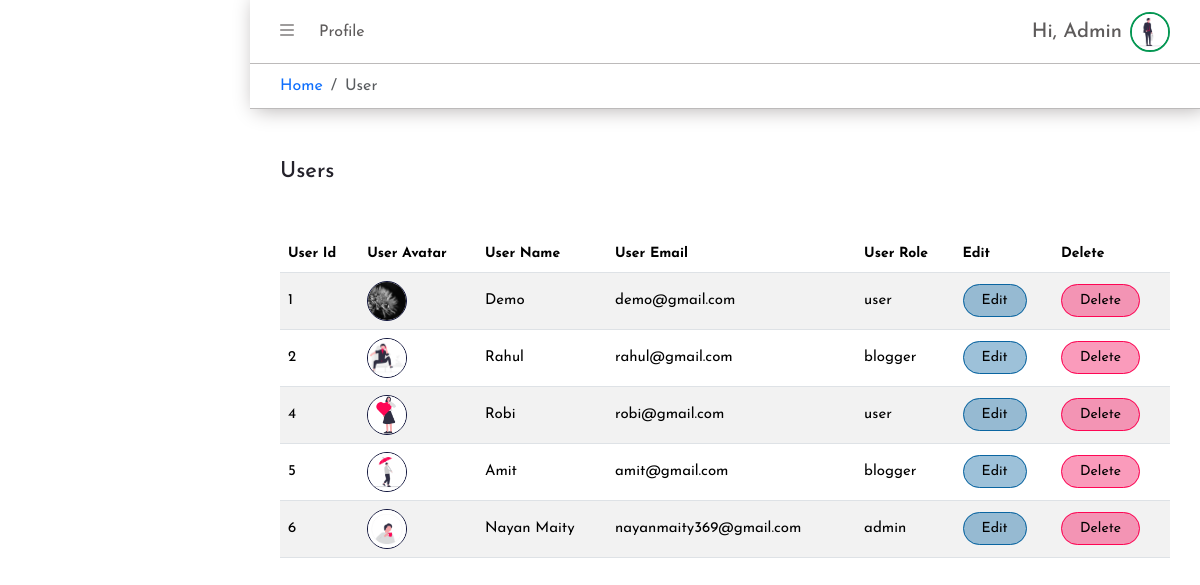
The app's page /admin/manage-user.php (signed in) with its own data.
### tables this page shows
CREATE TABLE `user` (
  `user_id` int(11) NOT NULL,
  `user_name` varchar(255) NOT NULL,
  `user_email` varchar(255) NOT NULL,
  `user_password` varchar(255) NOT NULL,
  `avatar` varchar(255) DEFAULT NULL,
  `user_role` enum('admin','user','blogger') NOT NULL DEFAULT 'user',
  `token` int(11) DEFAULT NULL,
  `create_user_data` varchar(255) DEFAULT NULL,
  `update_user_data` varchar(255) DEFAULT NULL,
  `user_show` enum('0','1') NOT NULL DEFAULT '1'
);

### admin/admin-save.php (called while the page is built, shortened)
<?php
require_once("../config/connect.php");
$id = $_SESSION['admin-id'];
$searchAdmin = "SELECT * FROM user WHERE user_id = '$id'";
$resSerAdmin = mysqli_fetch_assoc(mysqli_query($conn, $searchAdmin));

### admin/manage-user.php (the view, shortened to what this page needs)
<?php
require_once("../config/connect.php");
require_once("./admin-save.php");
$selectUser = "SELECT * FROM user WHERE user_id != '$id' AND user_show = '1'";
$resSelUser = mysqli_query($conn, $selectUser);
?>
<!DOCTYPE html>
<html lang="en">
<head>
    <link rel="stylesheet" type="text/css" href="../assets/css/style.css">
    <link rel="stylesheet" type="text/css" href="../assets/css/media.css">
    <link rel="stylesheet" href="https://cdn.jsdelivr.net/npm/bootstrap@5.3.3/dist/css/bootstrap.min.css">
    <link rel="stylesheet" href="https://cdnjs.cloudflare.com/ajax/libs/font-awesome/6.5.2/css/all.min.css">
</head>
<body>
    <section id="dash-main" class="d-flex ">
        <div class="dash-view">
            <div class="dash-view-top sticky-top ">
                <header class="dash-view-header d-flex align-items-center justify-content-between">
                    <div class="dash-v-header-l">
                        <button id="dash-side-toggle"><i class="fa-solid fa-bars"></i></button>
                        <a href="./admin-profile.php" class="dash-head-link">Profile</a>
                    </div>
                    <div class="dash-v-header-r d-flex align-items-center gap-2">
                        <div class="dash-head-text">
                            <h5>Hi, <span>
                                    <?php echo $resSerAdmin['user_name']; ?>
                                </span></h5>
                        </div>
                        <div class="dash-head-img">
                            <?php if ($resSerAdmin['avatar']) : ?>
                                <img src="../uploads/<?php echo $resSerAdmin['avatar']; ?>" alt="Avatar">
                            <?php else : ?>
                                <img src="../uploads/default_avatar.png" alt="Avatar">
                            <?php endif ?>
                        </div>
                    </div>
                </header>
                <div class="dash-bread">
                    <nav aria-label="breadcrumb">
                        <ol class="breadcrumb m-0 ">
                            <li class="breadcrumb-item"><a href="./dashboard.php">Home</a></li>
                            <li class="breadcrumb-item active" aria-current="page">User</li>
                        </ol>
                    </nav>
                </div>
            </div>
            <div class="dash-view-main">
                <h4 class="dash-view-heading">Users</h4>
                <table class="user-view-table table table-striped table-hover">
                    <thead>
                        <tr>
                            <th>User Id</th>
                            <th>User Avatar</th>
                            <th>User Name</th>
                            <th>User Email</th>
                            <th>User Role</th>
                            <th>Edit</th>
                            <th>Delete</th>
                        </tr>
                    </thead>
                    <tbody>
                        <?php while ($row = mysqli_fetch_assoc($resSelUser)) : ?>
                            <tr>
                                <td><?php echo $row['user_id']; ?></td>
                                <td>
                                    <div class="user-list-img">
                                        <?php if ($row['avatar']) : ?>
                                            <img src="../uploads/<?php echo $row['avatar']; ?>" alt="Avatar">
                                        <?php else : ?>
                                            <img src="../uploads/default_avatar.png" alt="Avatar">
                                        <?php endif ?>
                                    </div>
                                </td>
                                <td><?php echo $row['user_name']; ?></td>
                                <td><?php echo $row['user_email']; ?></td>
                                <td><?php echo $row['user_role']; ?></td>
                                <td><a href="./edit-user.php?user-id=<?php echo $row['user_id']; ?>" class="table-ac-btn-1">Edit</a></td>
                                <td><a href="./delete-user.php?user-id=<?php echo $row['user_id']; ?>" class="table-ac-btn-2">Delete</a></td>
                            </tr>
                        <?php endwhile ?>
                    </tbody>
                </table>
            </div>
        </div>
    </section>
</body>
</html>

### assets/css/style.css (style rules this page uses)
* { padding: 0; margin: 0; box-sizing: border-box; text-decoration: none !important; list-style: none !important; font-family: "Josefin Sans", sans-serif; }
body, html { scroll-behavior: smooth; overflow-x: hidden; position: relative; }
:root { --white: #fff; --light: #e9e6e6; --dark: #0e123a; --primary: #11476c; --secondary: #0a65a1; --info: #3893d0; --accent1: #24222b; --accent2: #3b5aa8; --accent3: #2a6adb; --success: #059753; --warning: #e1c706; --danger: #fe0654; }
#dash-main { width: 100%; height: 100%; }
.dash-view { width: calc(100% - 250px); height: auto; margin-left: auto; transition: 0.3s; }
.dash-view-top { background-color: var(--white); box-shadow: 5px 0px 20px 0px #b0acac; }
.dash-view-header { width: 100%; height: 64px; padding: 0px 30px; border-bottom: 1px solid #bcbaba; }
#dash-side-toggle { background-color: transparent; color: #9e9c9c; border: none; }
.dash-head-link { margin-left: 20px; color: #5e5b5b; }
.dash-head-text h5 { font-size: 20px; color: #5e5b5b; margin: 0; }
.dash-head-img { width: 40px; height: 40px; border-radius: 50%; border: 2px solid var(--success); overflow: hidden; }
.dash-head-img img { width: 100%; height: 100%; object-fit: cover; }
.dash-bread { width: 100%; height: auto; padding: 10px 30px; border-bottom: 1px solid #bcbaba; }
.dash-view-main { margin: 50px 30px; }
.dash-view-heading { font-size: 22px; color: var(--accent1); }
.user-view-table { margin-top: 50px; }
th { font-size: 14px; }
td { vertical-align: middle; font-size: 15px; }
.table-ac-btn-1 { font-size: 14px; padding: 8px 18px; background-color: rgba(10, 101, 161, 0.4); color: #000; border: 1px solid var(--secondary); border-radius: 20px; }
.table-ac-btn-2 { font-size: 14px; padding: 8px 18px; color: #000; background-color: rgba(243, 6, 85, 0.4); border-radius: 20px; border: 1px solid var(--danger); }
.user-list-img { width: 40px; height: 40px; border-radius: 50%; border: 1px solid var(--dark); overflow: hidden; }
.user-list-img img { width: 100%; height: 100%; object-fit: cover; }

### records on screen
user: user_name "Admin", avatar (picture)
user: user_id "1", avatar (picture), user_name "Demo", user_email "demo@gmail.com", user_role "user"
user: user_id "2", avatar (picture), user_name "Rahul", user_email "rahul@gmail.com", user_role "blogger"
user: user_id "4", avatar (picture), user_name "Robi", user_email "robi@gmail.com", user_role "user"
user: user_id "5", avatar (picture), user_name "Amit", user_email "amit@gmail.com", user_role "blogger"
user: user_id "6", avatar (picture), user_name "Nayan Maity", user_email "nayanmaity369@gmail.com", user_role "admin"
